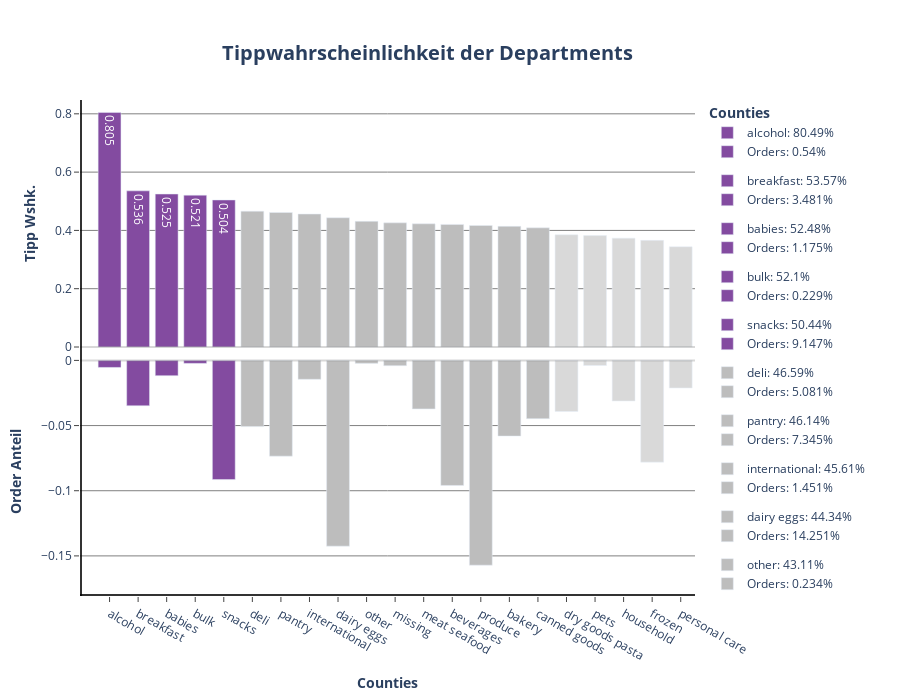

The notebook cell this image was saved under:
### Code cell
# Plot P3: Department

fig1 = make_subplots(cols= 1, rows= 2, shared_xaxes= True, shared_yaxes= False, vertical_spacing= 0)

for department in df_dep2.department:

 if df_dep2[df_dep2.department == department].tip_norm.values >= 0.5:
  color = px.colors.sequential.Purpor[5]
  text= df_dep2.loc[df_dep2.department == department].tip_norm.values.round(3)

  fig1.add_trace(
   go.Bar(
    x= df_dep2.loc[df_dep2.department == department].department,
    y= df_dep2.loc[df_dep2.department == department].tip_norm,
    name= f"{department}: {(df_dep2.loc[df_dep2.department == department].tip_norm.values[0] * 100).round(2)}%",
    showlegend= True,
    marker= dict(color= color),
    width= 0.8,
    text= text,
    base= 0,
    legendgroup= f"{department}",
    hovertemplate = f"<b>{df_dep2.loc[df_dep2.department == department].department.values[0]}</b><br><br>" +
                "Tipp: %{y}<br>" +
                "<extra></extra>"
   ),
   col= 1,
   row= 1
  )

  fig1.add_trace(
   go.Bar(
    x= df_dep2.loc[df_dep2.department == department].department,
    y= df_dep2.loc[df_dep2.department == department].orders_norm,
    name= f"Orders: {(df_dep2.loc[df_dep2.department == department].orders_norm.values[0] * 100).round(3)}%",
    base = -df_dep2.loc[df_dep2.department == department].orders_norm,
    showlegend= True,
    marker= dict(color= color),
    width= 0.8,
    legendgroup= f"{department}",
    hovertemplate = f"<b>{df_dep2.loc[df_dep2.department == department].department.values[0]}</b><br><br>" +
                "Tipp: %{y}<br>" +
                "<extra></extra>"
   ),
   col= 1,
   row= 2
  )

 elif 0.4 < df_dep2.loc[df_dep2.department == department].tip_norm.values < 0.5:
  color= px.colors.sequential.Greys[3]

  fig1.add_trace(
   go.Bar(
    x= df_dep2.loc[df_dep2.department == department].department,
    y= df_dep2.loc[df_dep2.department == department].tip_norm,
    name= f"{department}: {(df_dep2.loc[df_dep2.department == department].tip_norm.values[0] * 100).round(2)}%",
    showlegend= True,
    marker= dict(color= color),
    width= 0.8,
    base= 0,
    legendgroup= f"{department}",
    hovertemplate = f"<b>{df_dep2.loc[df_dep2.department == department].department.values[0]}</b><br><br>" +
                "Tipp: %{y}<br>" +
                "<extra></extra>"
   ),
   col= 1,
   row= 1
  )

  fig1.add_trace(
   go.Bar(
    x= df_dep2.loc[df_dep2.department == department].department,
    y= df_dep2.loc[df_dep2.department == department].orders_norm,
    name= f"Orders: {(df_dep2.loc[df_dep2.department == department].orders_norm.values[0] * 100).round(3)}%",
    base = -df_dep2.loc[df_dep2.department == department].orders_norm,
    showlegend= True,
    marker= dict(color= color),
    width= 0.8,
    legendgroup= f"{department}",
    hovertemplate = f"<b>{df_dep2.loc[df_dep2.department == department].department.values[0]}</b><br><br>" +
                "Tipp: %{y}<br>" +
                "<extra></extra>"
   ),
   col= 1,
   row= 2
  )

 elif 0.3 < df_dep2.loc[df_dep2.department == department].tip_norm.values < 0.4:
  color= px.colors.sequential.Greys[2]

  fig1.add_trace(
   go.Bar(
    x= df_dep2.loc[df_dep2.department == department].department,
    y= df_dep2.loc[df_dep2.department == department].tip_norm,
    name= f"{department}: {(df_dep2.loc[df_dep2.department == department].tip_norm.values[0] * 100).round(2)}%",
    showlegend= True,
    marker= dict(color= color),
    width= 0.8,
    base= 0,
    legendgroup= f"{department}",
    hovertemplate = f"<b>{df_dep2.loc[df_dep2.department == department].department.values[0]}</b><br><br>" +
                "Tipp: %{y}<br>" +
                "<extra></extra>"
   ),
   col= 1,
   row= 1
  )

  fig1.add_trace(
   go.Bar(
    x= df_dep2.loc[df_dep2.department == department].department,
    y= df_dep2.loc[df_dep2.department == department].orders_norm,
    name= f"Orders: {(df_dep2.loc[df_dep2.department == department].orders_norm.values[0] * 100).round(3)}%",
    base = -df_dep2.loc[df_dep2.department == department].orders_norm,
    showlegend= True,
    marker= dict(color= color),
    width= 0.8,
    legendgroup= f"{department}",
    hovertemplate = f"<b>{df_dep2.loc[df_dep2.department == department].department.values[0]}</b><br><br>" +
                "Tipp: %{y}<br>" +
                "<extra></extra>"
   ),
   col= 1,
   row= 2
  )

fig1.add_hline(
 y= 0,
 opacity= 0.3,
 line_dash= "solid",
 line_color= "grey",
 col= 1,
 row= 1
)

fig1.add_hline(
 y= 0,
 opacity= 0.3,
 line_dash= "solid",
 line_color= "grey",
 col= 1,
 row= 2
)

fig1.add_vline(
 x= -1,
 opacity= 0.8,
 line_dash= "solid",
 line_color= "black",
 col= 1,
 row= 2
)

fig1.add_vline(
 x= -1,
 opacity= 0.8,
 line_dash= "solid",
 line_color= "black",
 col= 1,
 row= 1
)

fig1.add_hline(
 y= -0.18,
 opacity= 0.8,
 line_dash= "solid",
 line_color= "black",
 col= 1,
 row= 2
)

fig1.update_annotations(opacity= 0.8)
fig1.update_layout(title= dict(text= "<b>Tippwahrscheinlichkeit der Departments</b>", font_size= 20, xanchor= "center", yanchor= "top", y=0.935, x=0.475), legend_title_text = "<b>Counties</b>", height= 700)
fig1.update_xaxes(title_text="<b>Counties</b>", ticks= "outside", col= 1, row= 2)
fig1.update_xaxes(showline= False, col= 1, row= 1)
fig1.update_yaxes(title_text="<b>Tipp Wshk.</b>", ticks= "outside", showgrid= True, gridcolor= "grey", col= 1, row= 1, showline= False)
fig1.update_yaxes(title_text="<b>Order Anteil</b>", ticks= "outside", showgrid= True, gridcolor= "grey", col= 1, row= 2)
fig1.update_layout(plot_bgcolor= "white", xaxis= dict(linecolor= "black"), yaxis= dict(linecolor= "black"))
fig1.show()

### Figure 1 — Plotly figure (JSON) as saved in the notebook; plotly's stock layout.template omitted (floating-point values rounded to 4 significant figures)
{"data": [{"base": 0, "hovertemplate": "<b>alcohol</b><br><br>Tipp: %{y}<br><extra></extra>", "legendgroup": "alcohol", "marker": {"color": "rgb(131, 75, 160)"}, "name": "alcohol: 80.49%", "showlegend": true, "text": [0.805], "type": "bar", "width": 0.8, "x": ["alcohol"], "xaxis": "x", "y": [0.8049], "yaxis": "y"}, {"base": [-0.005399], "hovertemplate": "<b>alcohol</b><br><br>Tipp: %{y}<br><extra></extra>", "legendgroup": "alcohol", "marker": {"color": "rgb(131, 75, 160)"}, "name": "Orders: 0.54%", "showlegend": true, "type": "bar", "width": 0.8, "x": ["alcohol"], "xaxis": "x2", "y": [0.005399], "yaxis": "y2"}, {"base": 0, "hovertemplate": "<b>breakfast</b><br><br>Tipp: %{y}<br><extra></extra>", "legendgroup": "breakfast", "marker": {"color": "rgb(131, 75, 160)"}, "name": "breakfast: 53.57%", "showlegend": true, "text": [0.536], "type": "bar", "width": 0.8, "x": ["breakfast"], "xaxis": "x", "y": [0.5357], "yaxis": "y"}, {"base": [-0.03481], "hovertemplate": "<b>breakfast</b><br><br>Tipp: %{y}<br><extra></extra>", "legendgroup": "breakfast", "marker": {"color": "rgb(131, 75, 160)"}, "name": "Orders: 3.481%", "showlegend": true, "type": "bar", "width": 0.8, "x": ["breakfast"], "xaxis": "x2", "y": [0.03481], "yaxis": "y2"}, {"base": 0, "hovertemplate": "<b>babies</b><br><br>Tipp: %{y}<br><extra></extra>", "legendgroup": "babies", "marker": {"color": "rgb(131, 75, 160)"}, "name": "babies: 52.48%", "showlegend": true, "text": [0.525], "type": "bar", "width": 0.8, "x": ["babies"], "xaxis": "x", "y": [0.5248], "yaxis": "y"}, {"base": [-0.01175], "hovertemplate": "<b>babies</b><br><br>Tipp: %{y}<br><extra></extra>", "legendgroup": "babies", "marker": {"color": "rgb(131, 75, 160)"}, "name": "Orders: 1.175%", "showlegend": true, "type": "bar", "width": 0.8, "x": ["babies"], "xaxis": "x2", "y": [0.01175], "yaxis": "y2"}, {"base": 0, "hovertemplate": "<b>bulk</b><br><br>Tipp: %{y}<br><extra></extra>", "legendgroup": "bulk", "marker": {"color": "rgb(131, 75, 160)"}, "name": "bulk: 52.1%", "showlegend": true, "text": [0.521], "type": "bar", "width": 0.8, "x": ["bulk"], "xaxis": "x", "y": [0.521], "yaxis": "y"}, {"base": [-0.002295], "hovertemplate": "<b>bulk</b><br><br>Tipp: %{y}<br><extra></extra>", "legendgroup": "bulk", "marker": {"color": "rgb(131, 75, 160)"}, "name": "Orders: 0.229%", "showlegend": true, "type": "bar", "width": 0.8, "x": ["bulk"], "xaxis": "x2", "y": [0.002295], "yaxis": "y2"}, {"base": 0, "hovertemplate": "<b>snacks</b><br><br>Tipp: %{y}<br><extra></extra>", "legendgroup": "snacks", "marker": {"color": "rgb(131, 75, 160)"}, "name": "snacks: 50.44%", "showlegend": true, "text": [0.504], "type": "bar", "width": 0.8, "x": ["snacks"], "xaxis": "x", "y": [0.5044], "yaxis": "y"}, {"base": [-0.09147], "hovertemplate": "<b>snacks</b><br><br>Tipp: %{y}<br><extra></extra>", "legendgroup": "snacks", "marker": {"color": "rgb(131, 75, 160)"}, "name": "Orders: 9.147%", "showlegend": true, "type": "bar", "width": 0.8, "x": ["snacks"], "xaxis": "x2", "y": [0.09147], "yaxis": "y2"}, {"base": 0, "hovertemplate": "<b>deli</b><br><br>Tipp: %{y}<br><extra></extra>", "legendgroup": "deli", "marker": {"color": "rgb(189,189,189)"}, "name": "deli: 46.59%", "showlegend": true, "type": "bar", "width": 0.8, "x": ["deli"], "xaxis": "x", "y": [0.4659], "yaxis": "y"}, {"base": [-0.05081], "hovertemplate": "<b>deli</b><br><br>Tipp: %{y}<br><extra></extra>", "legendgroup": "deli", "marker": {"color": "rgb(189,189,189)"}, "name": "Orders: 5.081%", "showlegend": true, "type": "bar", "width": 0.8, "x": ["deli"], "xaxis": "x2", "y": [0.05081], "yaxis": "y2"}, {"base": 0, "hovertemplate": "<b>pantry</b><br><br>Tipp: %{y}<br><extra></extra>", "legendgroup": "pantry", "marker": {"color": "rgb(189,189,189)"}, "name": "pantry: 46.14%", "showlegend": true, "type": "bar", "width": 0.8, "x": ["pantry"], "xaxis": "x", "y": [0.4614], "yaxis": "y"}, {"base": [-0.07345], "hovertemplate": "<b>pantry</b><br><br>Tipp: %{y}<br><extra></extra>", "legendgroup": "pantry", "marker": {"color": "rgb(189,189,189)"}, "name": "Orders: 7.345%", "showlegend": true, "type": "bar", "width": 0.8, "x": ["pantry"], "xaxis": "x2", "y": [0.07345], "yaxis": "y2"}, {"base": 0, "hovertemplate": "<b>international</b><br><br>Tipp: %{y}<br><extra></extra>", "legendgroup": "international", "marker": {"color": "rgb(189,189,189)"}, "name": "international: 45.61%", "showlegend": true, "type": "bar", "width": 0.8, "x": ["international"], "xaxis": "x", "y": [0.4561], "yaxis": "y"}, {"base": [-0.01451], "hovertemplate": "<b>international</b><br><br>Tipp: %{y}<br><extra></extra>", "legendgroup": "international", "marker": {"color": "rgb(189,189,189)"}, "name": "Orders: 1.451%", "showlegend": true, "type": "bar", "width": 0.8, "x": ["international"], "xaxis": "x2", "y": [0.01451], "yaxis": "y2"}, {"base": 0, "hovertemplate": "<b>dairy eggs</b><br><br>Tipp: %{y}<br><extra></extra>", "legendgroup": "dairy eggs", "marker": {"color": "rgb(189,189,189)"}, "name": "dairy eggs: 44.34%", "showlegend": true, "type": "bar", "width": 0.8, "x": ["dairy eggs"], "xaxis": "x", "y": [0.4434], "yaxis": "y"}, {"base": [-0.1425], "hovertemplate": "<b>dairy eggs</b><br><br>Tipp: %{y}<br><extra></extra>", "legendgroup": "dairy eggs", "marker": {"color": "rgb(189,189,189)"}, "name": "Orders: 14.251%", "showlegend": true, "type": "bar", "width": 0.8, "x": ["dairy eggs"], "xaxis": "x2", "y": [0.1425], "yaxis": "y2"}, {"base": 0, "hovertemplate": "<b>other</b><br><br>Tipp: %{y}<br><extra></extra>", "legendgroup": "other", "marker": {"color": "rgb(189,189,189)"}, "name": "other: 43.11%", "showlegend": true, "type": "bar", "width": 0.8, "x": ["other"], "xaxis": "x", "y": [0.4311], "yaxis": "y"}, {"base": [-0.002344], "hovertemplate": "<b>other</b><br><br>Tipp: %{y}<br><extra></extra>", "legendgroup": "other", "marker": {"color": "rgb(189,189,189)"}, "name": "Orders: 0.234%", "showlegend": true, "type": "bar", "width": 0.8, "x": ["other"], "xaxis": "x2", "y": [0.002344], "yaxis": "y2"}, {"base": 0, "hovertemplate": "<b>missing</b><br><br>Tipp: %{y}<br><extra></extra>", "legendgroup": "missing", "marker": {"color": "rgb(189,189,189)"}, "name": "missing: 42.59%", "showlegend": true, "type": "bar", "width": 0.8, "x": ["missing"], "xaxis": "x", "y": [0.4259], "yaxis": "y"}, {"base": [-0.004093], "hovertemplate": "<b>missing</b><br><br>Tipp: %{y}<br><extra></extra>", "legendgroup": "missing", "marker": {"color": "rgb(189,189,189)"}, "name": "Orders: 0.409%", "showlegend": true, "type": "bar", "width": 0.8, "x": ["missing"], "xaxis": "x2", "y": [0.004093], "yaxis": "y2"}, {"base": 0, "hovertemplate": "<b>meat seafood</b><br><br>Tipp: %{y}<br><extra></extra>", "legendgroup": "meat seafood", "marker": {"color": "rgb(189,189,189)"}, "name": "meat seafood: 42.26%", "showlegend": true, "type": "bar", "width": 0.8, "x": ["meat seafood"], "xaxis": "x", "y": [0.4226], "yaxis": "y"}, {"base": [-0.03722], "hovertemplate": "<b>meat seafood</b><br><br>Tipp: %{y}<br><extra></extra>", "legendgroup": "meat seafood", "marker": {"color": "rgb(189,189,189)"}, "name": "Orders: 3.722%", "showlegend": true, "type": "bar", "width": 0.8, "x": ["meat seafood"], "xaxis": "x2", "y": [0.03722], "yaxis": "y2"}, {"base": 0, "hovertemplate": "<b>beverages</b><br><br>Tipp: %{y}<br><extra></extra>", "legendgroup": "beverages", "marker": {"color": "rgb(189,189,189)"}, "name": "beverages: 42.07%", "showlegend": true, "type": "bar", "width": 0.8, "x": ["beverages"], "xaxis": "x", "y": [0.4207], "yaxis": "y"}, {"base": [-0.09595], "hovertemplate": "<b>beverages</b><br><br>Tipp: %{y}<br><extra></extra>", "legendgroup": "beverages", "marker": {"color": "rgb(189,189,189)"}, "name": "Orders: 9.595%", "showlegend": true, "type": "bar", "width": 0.8, "x": ["beverages"], "xaxis": "x2", "y": [0.09595], "yaxis": "y2"}, {"base": 0, "hovertemplate": "<b>produce</b><br><br>Tipp: %{y}<br><extra></extra>", "legendgroup": "produce", "marker": {"color": "rgb(189,189,189)"}, "name": "produce: 41.7%", "showlegend": true, "type": "bar", "width": 0.8, "x": ["produce"], "xaxis": "x", "y": [0.417], "yaxis": "y"}, {"base": [-0.1571], "hovertemplate": "<b>produce</b><br><br>Tipp: %{y}<br><extra></extra>", "legendgroup": "produce", "marker": {"color": "rgb(189,189,189)"}, "name": "Orders: 15.712%", "showlegend": true, "type": "bar", "width": 0.8, "x": ["produce"], "xaxis": "x2", "y": [0.1571], "yaxis": "y2"}, {"base": 0, "hovertemplate": "<b>bakery</b><br><br>Tipp: %{y}<br><extra></extra>", "legendgroup": "bakery", "marker": {"color": "rgb(189,189,189)"}, "name": "bakery: 41.4%", "showlegend": true, "type": "bar", "width": 0.8, "x": ["bakery"], "xaxis": "x", "y": [0.414], "yaxis": "y"}, {"base": [-0.05809], "hovertemplate": "<b>bakery</b><br><br>Tipp: %{y}<br><extra></extra>", "legendgroup": "bakery", "marker": {"color": "rgb(189,189,189)"}, "name": "Orders: 5.809%", "showlegend": true, "type": "bar", "width": 0.8, "x": ["bakery"], "xaxis": "x2", "y": [0.05809], "yaxis": "y2"}, {"base": 0, "hovertemplate": "<b>canned goods</b><br><br>Tipp: %{y}<br><extra></extra>", "legendgroup": "canned goods", "marker": {"color": "rgb(189,189,189)"}, "name": "canned goods: 40.87%", "showlegend": true, "type": "bar", "width": 0.8, "x": ["canned goods"], "xaxis": "x", "y": [0.4087], "yaxis": "y"}, {"base": [-0.04469], "hovertemplate": "<b>canned goods</b><br><br>Tipp: %{y}<br><extra></extra>", "legendgroup": "canned goods", "marker": {"color": "rgb(189,189,189)"}, "name": "Orders: 4.469%", "showlegend": true, "type": "bar", "width": 0.8, "x": ["canned goods"], "xaxis": "x2", "y": [0.04469], "yaxis": "y2"}, {"base": 0, "hovertemplate": "<b>dry goods pasta</b><br><br>Tipp: %{y}<br><extra></extra>", "legendgroup": "dry goods pasta", "marker": {"color": "rgb(217,217,217)"}, "name": "dry goods pasta: 38.48%", "showlegend": true, "type": "bar", "width": 0.8, "x": ["dry goods pasta"], "xaxis": "x", "y": [0.3848], "yaxis": "y"}, {"base": [-0.0392], "hovertemplate": "<b>dry goods pasta</b><br><br>Tipp: %{y}<br><extra></extra>", "legendgroup": "dry goods pasta", "marker": {"color": "rgb(217,217,217)"}, "name": "Orders: 3.92%", "showlegend": true, "type": "bar", "width": 0.8, "x": ["dry goods pasta"], "xaxis": "x2", "y": [0.0392], "yaxis": "y2"}, {"base": 0, "hovertemplate": "<b>pets</b><br><br>Tipp: %{y}<br><extra></extra>", "legendgroup": "pets", "marker": {"color": "rgb(217,217,217)"}, "name": "pets: 38.22%", "showlegend": true, "type": "bar", "width": 0.8, "x": ["pets"], "xaxis": "x", "y": [0.3822], "yaxis": "y"}, {"base": [-0.003911], "hovertemplate": "<b>pets</b><br><br>Tipp: %{y}<br><extra></extra>", "legendgroup": "pets", "marker": {"color": "rgb(217,217,217)"}, "name": "Orders: 0.391%", "showlegend": true, "type": "bar", "width": 0.8, "x": ["pets"], "xaxis": "x2", "y": [0.003911], "yaxis": "y2"}, {"base": 0, "hovertemplate": "<b>household</b><br><br>Tipp: %{y}<br><extra></extra>", "legendgroup": "household", "marker": {"color": "rgb(217,217,217)"}, "name": "household: 37.35%", "showlegend": true, "type": "bar", "width": 0.8, "x": ["household"], "xaxis": "x", "y": [0.3735], "yaxis": "y"}, {"base": [-0.03115], "hovertemplate": "<b>household</b><br><br>Tipp: %{y}<br><extra></extra>", "legendgroup": "household", "marker": {"color": "rgb(217,217,217)"}, "name": "Orders: 3.115%", "showlegend": true, "type": "bar", "width": 0.8, "x": ["household"], "xaxis": "x2", "y": [0.03115], "yaxis": "y2"}, {"base": 0, "hovertemplate": "<b>frozen</b><br><br>Tipp: %{y}<br><extra></extra>", "legendgroup": "frozen", "marker": {"color": "rgb(217,217,217)"}, "name": "frozen: 36.59%", "showlegend": true, "type": "bar", "width": 0.8, "x": ["frozen"], "xaxis": "x", "y": [0.3659], "yaxis": "y"}, {"base": [-0.07806], "hovertemplate": "<b>frozen</b><br><br>Tipp: %{y}<br><extra></extra>", "legendgroup": "frozen", "marker": {"color": "rgb(217,217,217)"}, "name": "Orders: 7.806%", "showlegend": true, "type": "bar", "width": 0.8, "x": ["frozen"], "xaxis": "x2", "y": [0.07806], "yaxis": "y2"}, {"base": 0, "hovertemplate": "<b>personal care</b><br><br>Tipp: %{y}<br><extra></extra>", "legendgroup": "personal care", "marker": {"color": "rgb(217,217,217)"}, "name": "personal care: 34.39%", "showlegend": true, "type": "bar", "width": 0.8, "x": ["personal care"], "xaxis": "x", "y": [0.3439], "yaxis": "y"}, {"base": [-0.02118], "hovertemplate": "<b>personal care</b><br><br>Tipp: %{y}<br><extra></extra>", "legendgroup": "personal care", "marker": {"color": "rgb(217,217,217)"}, "name": "Orders: 2.118%", "showlegend": true, "type": "bar", "width": 0.8, "x": ["personal care"], "xaxis": "x2", "y": [0.02118], "yaxis": "y2"}], "layout": {"height": 700, "legend": {"title": {"text": "<b>Counties</b>"}}, "plot_bgcolor": "white", "shapes": [{"line": {"color": "grey", "dash": "solid"}, "opacity": 0.3, "type": "line", "x0": 0, "x1": 1, "xref": "x domain", "y0": 0, "y1": 0, "yref": "y"}, {"line": {"color": "grey", "dash": "solid"}, "opacity": 0.3, "type": "line", "x0": 0, "x1": 1, "xref": "x2 domain", "y0": 0, "y1": 0, "yref": "y2"}, {"line": {"color": "black", "dash": "solid"}, "opacity": 0.8, "type": "line", "x0": -1, "x1": -1, "xref": "x2", "y0": 0, "y1": 1, "yref": "y2 domain"}, {"line": {"color": "black", "dash": "solid"}, "opacity": 0.8, "type": "line", "x0": -1, "x1": -1, "xref": "x", "y0": 0, "y1": 1, "yref": "y domain"}, {"line": {"color": "black", "dash": "solid"}, "opacity": 0.8, "type": "line", "x0": 0, "x1": 1, "xref": "x2 domain", "y0": -0.18, "y1": -0.18, "yref": "y2"}], "title": {"font": {"size": 20}, "text": "<b>Tippwahrscheinlichkeit der Departments</b>", "x": 0.475, "xanchor": "center", "y": 0.935, "yanchor": "top"}, "xaxis": {"anchor": "y", "domain": [0, 1], "linecolor": "black", "matches": "x2", "showline": false, "showticklabels": false}, "xaxis2": {"anchor": "y2", "domain": [0, 1], "ticks": "outside", "title": {"text": "<b>Counties</b>"}}, "yaxis": {"anchor": "x", "domain": [0.5, 1], "gridcolor": "grey", "linecolor": "black", "showgrid": true, "showline": false, "ticks": "outside", "title": {"text": "<b>Tipp Wshk.</b>"}}, "yaxis2": {"anchor": "x2", "domain": [0, 0.5], "gridcolor": "grey", "showgrid": true, "ticks": "outside", "title": {"text": "<b>Order Anteil</b>"}}}}
